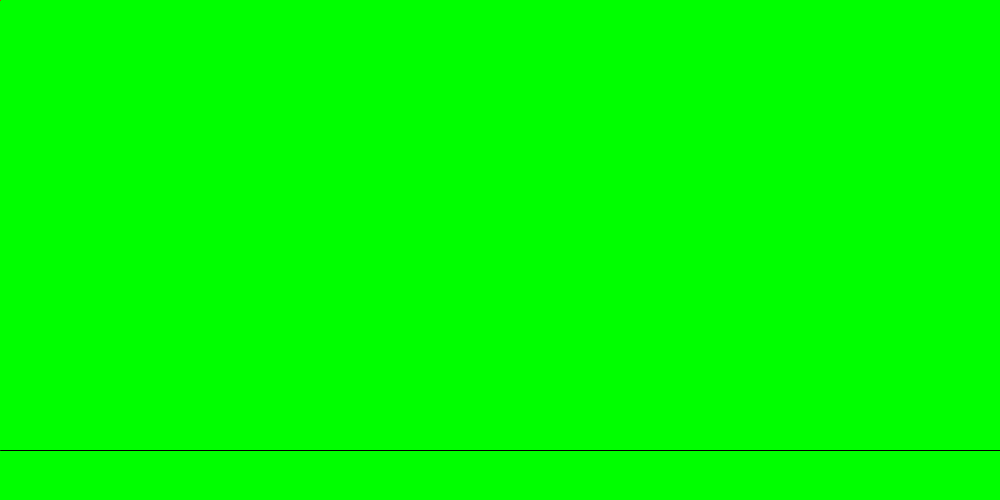
Frame 1 (no input)
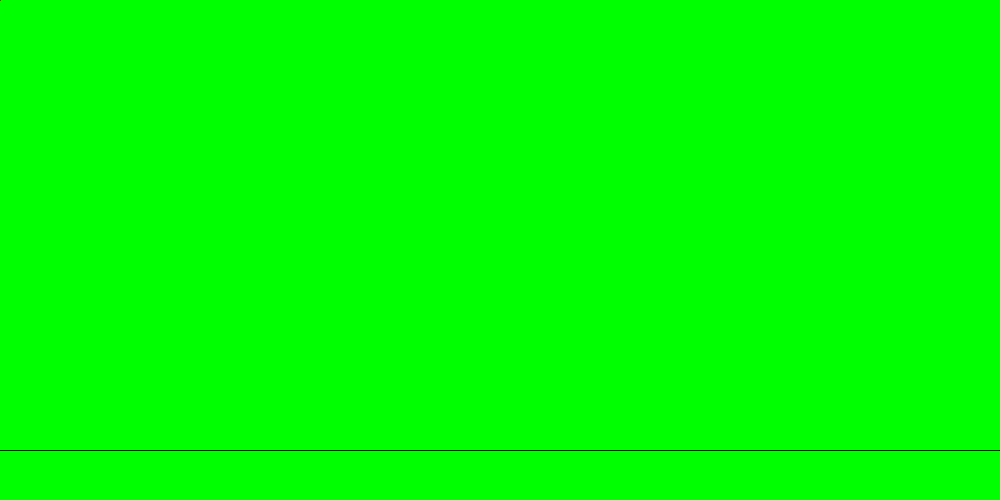
Frame 60 (the mouse pressed at the canvas centre just before this capture)
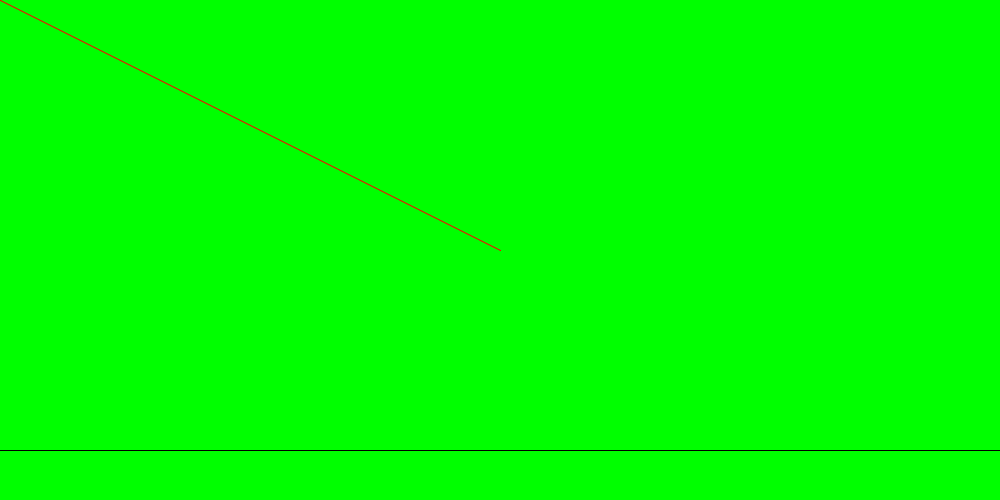
Frame 120 (the mouse held since frame 60 and released just before this capture)

The Processing sketch that drew these frames (run headless with seeded random() and noise(); from frame 60 on, the mouse is pressed at the canvas centre):

// Processing sketch: sketch_03__Events
// ── sketch_03__Events.pde
// Only gets executed once
void setup() {
  // Create a window
  size(1000, 500);
  
  // Adding background here so that we can see
  // our past rendered pixels as well
  background(0, 255, 0);
}

void draw() {
  int baseX = 100;
  int baseY = 350;
  
  // Specify the border color
  stroke(255, 0, 0);
  
  // Draw the rectangle with the previous mouse pointers
  // and the current mouse pointers
  line(pmouseX, pmouseY, mouseX, mouseY);
  
  // Change the stroke
  stroke(0);
  
  // Draw a line
  line(0, baseY + 100, 1000, baseY + 100);
}

// Triggered only when the event happens
// In this case, clean bg on click
void mousePressed() {
  background(0, 255, 0);
}

// On key press change bg color
void keyPressed() {
  background(0, 0, 255);
}
